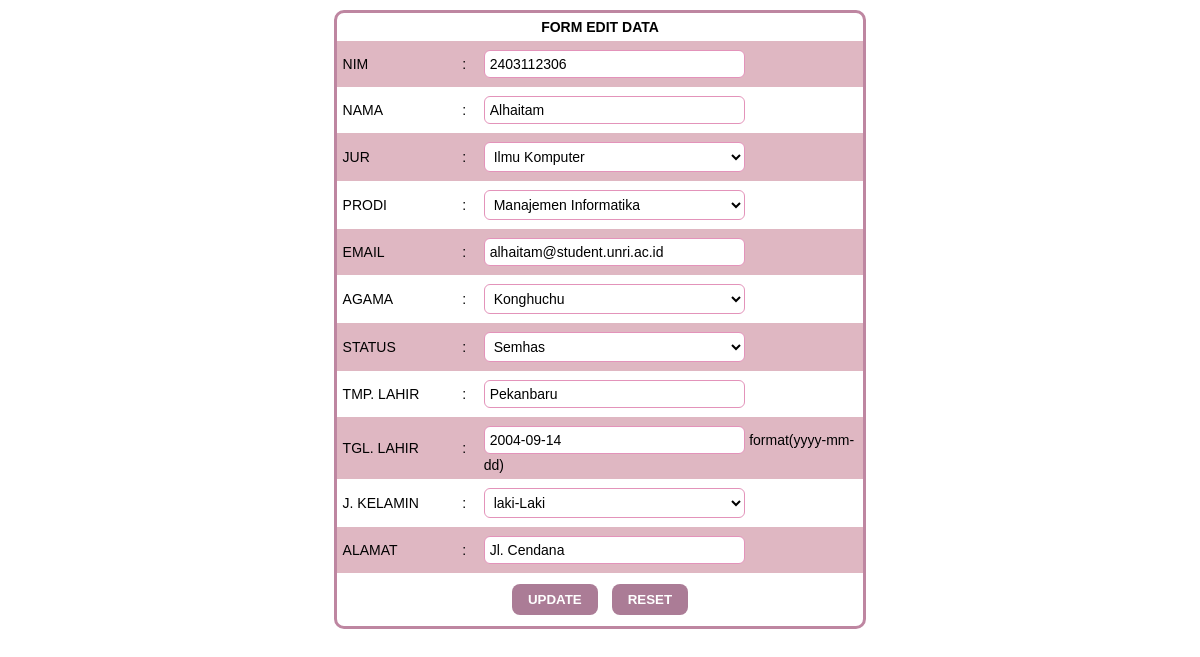
The app's page /admin/edit.php?nim=2403112306 with its own data.
### tables this page shows
CREATE TABLE `mahasiswa` (
  `nim` varchar(10) NOT NULL,
  `nama` varchar(40) NOT NULL,
  `jur` int(6) NOT NULL,
  `prodi` int(6) NOT NULL,
  `email` varchar(40) NOT NULL,
  `agama` int(1) NOT NULL,
  `status` int(1) NOT NULL,
  `tmp_lahir` varchar(40) NOT NULL,
  `tgl_lahir` date NOT NULL,
  `jk` int(1) NOT NULL,
  `alamat` varchar(40) NOT NULL,
  `foto` varchar(1000) NOT NULL
);

### admin/edit.php (the view, shortened to what this page needs)
<!DOCTYPE html>
<html>
<head>
</head>
<body>
<?php
 include("../config/koneksi.php");
 $nim=$_GET['nim'];
 $sql= "SELECT * FROM mahasiswa WHERE nim='$nim'";
 $pilih = mysqli_query($conn,$sql);
 $row = mysqli_fetch_array($pilih);
 ?>
	<form name="edit" action="update_data.php" method="post">
	<table>
	<tr><td colspan="3" style="text-align:center;"><b> FORM EDIT DATA</b></td></tr>
	<tr><td>NIM</td><td>:</td><td><input type=text name=nim size=8
	value="<?php echo $row['nim'];?>"></td></tr>
	<tr><td>NAMA</td><td>:</td><td><input type=text name=nama size=30
	value="<?php echo $row['nama'];?>"></td></tr></td></tr>
	<tr><td>JUR</td><td>:</td><td><select name=jur>
		<?php
			if ($row['jur'] == '160301') {
		?>
			<option value="<?php echo $row['jur']; ?>">Matematika</option>
        <?php
			} elseif ($row['jur'] == '160302') {
        ?>
            <option value="<?php echo $row['jur']; ?>">Fisika</option>
        <?php
			} elseif ($row['jur'] == '160303') {
        ?>
            <option value="<?php echo $row['jur']; ?>">Kimia</option>
        <?php
			} elseif ($row['jur'] == '160304') {
        ?>
            <option value="<?php echo $row['jur']; ?>">Biologi</option>
        <?php
			} elseif ($row['jur'] == '160305') {
        ?>
            <option value="<?php echo $row['jur']; ?>">Ilmu Komputer</option>
        <?php
			}
        ?>
									</select>
	</td></tr>
	<tr><td>PRODI</td><td>:</td><td><select name=prodi>
		<?php
			if ($row['prodi'] == '160311') {
		?>
			<option value="<?php echo $row['prodi']; ?>">Matematika</option>
        <?php
			} elseif ($row['prodi'] == '160312') {
        ?>
            <option value="<?php echo $row['prodi']; ?>">Statistika</option>
        <?php
			} elseif ($row['prodi'] == '160313') {
        ?>
            <option value="<?php echo $row['prodi']; ?>">Fisika</option>
        <?php
			} elseif ($row['prodi'] == '160314') {
        ?>
            <option value="<?php echo $row['prodi']; ?>">Kimia</option>
        <?php
			} elseif ($row['prodi'] == '160315') {
        ?>
            <option value="<?php echo $row['prodi']; ?>">Biologi</option>
		<?php
			} elseif ($row['prodi'] == '160316') {
        ?>
            <option value="<?php echo $row['prodi']; ?>">Sistem Informasi</option>
		<?php
			} elseif ($row['prodi'] == '160317') {
        ?>
            <option value="<?php echo $row['prodi']; ?>">Manajemen Informatika</option>
        <?php
			}
        ?>
									</select>
	</td></tr>
	<tr><td>EMAIL</td><td>:</td><td><input type=text name=email size=30
	value="<?php echo $row['email'];?>"></td></tr></td></tr>
	<tr><td>AGAMA</td><td>:</td><td><select name=agama>
		<?php
			if ($row['agama'] == '1') {
		?>
			<option value="<?php echo $row['agama']; ?>">Islam</option>
        <?php
			} elseif ($row['agama'] == '2') {
        ?>
            <option value="<?php echo $row['agama']; ?>">Kristen</option>
        <?php
			} elseif ($row['agama'] == '3') {
        ?>
            <option value="<?php echo $row['agama']; ?>">Katholik</option>
        <?php
			} elseif ($row['agama'] == '4') {
        ?>
            <option value="<?php echo $row['agama']; ?>">Hindu</option>
        <?php
			} elseif ($row['agama'] == '5') {
        ?>
            <option value="<?php echo $row['agama']; ?>">Budha</option>
		<?php
			} elseif ($row['agama'] == '6') {
        ?>
            <option value="<?php echo $row['agama']; ?>">Konghuchu</option>
        <?php
			}
        ?>
									</select>
	</td></tr>
	<tr><td>STATUS</td><td>:</td><td><select name=status>
		<?php
			if ($row['status'] == '1') {
		?>
			<option value="<?php echo $row['status']; ?>">Aktif</option>
        <?php
			} elseif ($row['status'] == '2') {
        ?>
            <option value="<?php echo $row['status']; ?>">Masa Langkau</option>
        <?php
			} elseif ($row['status'] == '3') {
        ?>
            <option value="<?php echo $row['status']; ?>">Alpha Studi</option>
        <?php
			} elseif ($row['status'] == '4') {
        ?>
            <option value="<?php echo $row['status']; ?>">Semhas</option>
        <?php
			} elseif ($row['status'] == '5') {
        ?>
            <option value="<?php echo $row['status']; ?>">Kompre</option>
		<?php
			} elseif ($row['status'] == '6') {
        ?>
            <option value="<?php echo $row['status']; ?>">Alumni</option>
        <?php
			}
        ?>
									</select>
	</td></tr>
	<tr><td>TMP. LAHIR</td><td>:</td><td><input type=text name=tmp_lahir size=30
	value="<?php echo $row['tmp_lahir'];?>"></td></tr>
	<tr><td>TGL. LAHIR</td><td>:</td><td><input type=text name=tgl_lahir size=8
	value="<?php echo $row['tgl_lahir'];?>"> format(yyyy-mm-dd)</td></tr>
	<tr><td>J. KELAMIN</td><td>:</td><td><select name=jk>
		<?php
			if ($row['jk'] == '1') {
		?>
			<option value="<?php echo $row['jk']; ?>">laki-Laki</option>
        <?php
			} elseif ($row['jk'] == '0') {
        ?>
            <option value="<?php echo $row['jk']; ?>">Perempuan</option>
        <?php
			}
        ?>
									</select>
	</td></tr>
	<tr><td>ALAMAT</td><td>:</td><td><input type=text name=alamat size=30
value="<?php echo $row['alamat'];?>"></td></tr>
<tr><td colspan="3" style="text-align:center;"><input type=submit
name=update value=UPDATE>
<input type=reset name=reset value=RESET></td></tr>
 </form>

### admin/edit.php (style rules this page uses)
body { font-family: Arial, sans-serif; }
table { width: 45%; margin: 10px auto; border-collapse: separate; border-spacing: 0; background-color: #fff; border-radius: 10px; overflow: hidden; border: 3px solid #be86a1; }
td { padding: 6px; font-size: 14px; }
tr:nth-child(even) { background-color: #dfb7c2; }
input[type=submit], input[type=reset] { padding: 8px 16px; border: none; border-radius: 8px; font-weight: bold; cursor: pointer; margin: 5px; transition: 0.3s; color: #ffffff; background-color: #ab7c96; }
input[type=text], select { width: 70%; padding: 5px; border: 1px solid #e393ba; border-radius: 6px; outline: none; font-size: 14px; background-color: #fff; transition: 0.3s; box-sizing: border-box; }
td input, td select { margin: 3px 0; }

### records on screen
mahasiswa: nim "2403112306", nama "Alhaitam", jur "Ilmu Komputer", prodi "Manajemen Informatika", email "alhaitam@student.unri.ac.id", agama "Konghuchu", status "Semhas", tmp_lahir "Pekanbaru", tgl_lahir "2004-09-14", jk "laki-Laki", alamat "Jl. Cendana"
